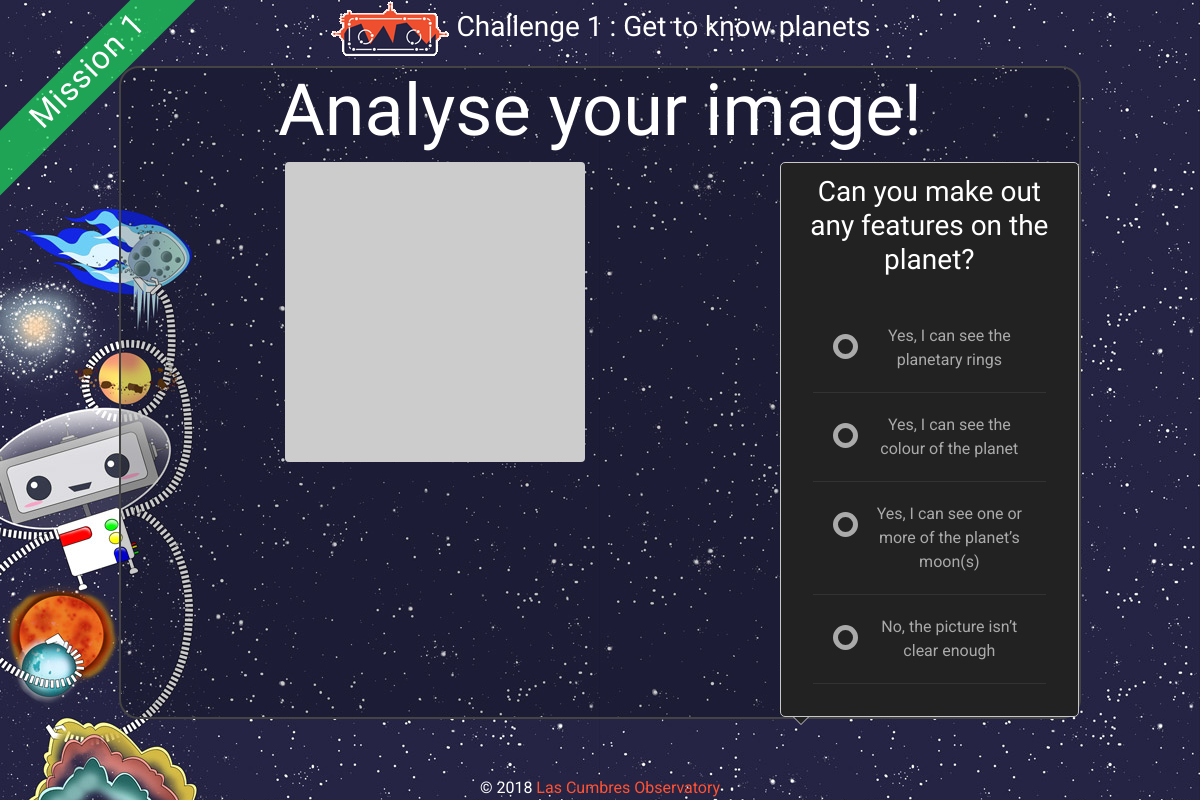
Page /challenge/1/analyse/ (signed in) on the committed database.
### explorer/models.py (models this page shows, shortened)
class Challenge(models.Model):
    number = models.IntegerField(help_text=_("Which number in the mission is this challenge?"))
    name = models.CharField(max_length=200)
    mission = models.ForeignKey(Mission)
    description = models.TextField(help_text=_("Start page info"))
    action = models.CharField(max_length=200, help_text=_("What the user should do on Observe page"))
    category = models.CharField(max_length=30, help_text=_("What type of object is this?"), blank=True, null=True)
    avm_code = models.CharField(max_length=10, blank=True, null=True)
    active = models.BooleanField(default=True)
    sticker_total = models.IntegerField(default=1, blank=True, null=True)
    is_last = models.BooleanField(default=False)

class Mission(models.Model):
    number = models.IntegerField()
    name = models.CharField(max_length=200)
    patch = models.ImageField(upload_to='patches')
    sticker_total = models.IntegerField(default=0)

### status/models.py (models this page shows)
class Question(models.Model):
    text = models.TextField()
    challenge = models.ForeignKey(Challenge)
    class Meta:
        verbose_name_plural = 'questions'

class Answer(models.Model):
    text = models.TextField()
    question = models.ForeignKey(Question)

### explorer/views.py (the view, shortened to what this page needs)
# urls.py: url(r'^challenge/(?P<pk>[0-9]+)/analyse/$', AnalyseView.as_view(), name="analyse"),
class AnalyseView(LoginRequiredMixin, DetailView):
    model = Challenge
    template_name = "explorer/challenge-analyser.html"
    form_class = AnalyseForm
    def get_context_data(self, **kwargs):
        frameid = self.request.GET.get('frameid', None)
        context = super(AnalyseView, self).get_context_data(**kwargs)
        try:
            context['questions'] = Question.objects.filter(challenge=self.get_object())
            progress = Progress.objects.get(challenge=self.get_object(), user=self.request.user)
            if frameid and progress.status != 'Analyse':
                progress.analyse()
                progress.frameids = frameid
                progress.save()
            context['progress'] = progress
        except ObjectDoesNotExist:
            raise Http404
        return context

### serol/auth_backend.py (called while the page is built)
    def get_user(self, user_id):
        try:
            return User.objects.get(pk=user_id)
        except User.DoesNotExist:
            return None

### explorer/templates/explorer/challenge-analyser.html (shortened to what this page needs)
{% extends 'explorer/challenge-base.html' %}
{% load static i18n %}
{% block wrapper-class%}challenge mission-{{object.mission.number}}-sidebar{%endblock%}
{% block main-body %}
<div class="centre-container">
  <h1>{% trans "Analyse your image!" %}</h1>
  <div class="row">
    <div class="col-lg-8">
      <img src="http://placehold.it/300x300" alt="{{object.name}}" class="img-fluid rounded" id="img-holder">
    </div>
    <div class="col-lg-4">
      <div class="speech-bubble">
        <div class="arrow bottom right"></div>
      {% for question in questions %}
      <div class="question-wrapper" id="question-{{ forloop.counter0 }}" style="display:none;">
      <h3>{{question.text}}</strong></h3>
        <div class="question-container">
            <ul>
            {% for answer in question.answer_set.all %}
            <li>
               <label for="answer-{{answer.pk}}">{{answer.text}}</label>
               <div class="check"></div>
           </li>
           {% endfor %}
           </ul>
       </div>
     </div>
   {% endfor %}
    </div>
    </div>
  </div>
</div>
{% endblock %}

### explorer/templates/explorer/challenge-base.html (shortened to what this page needs)
{% extends 'explorer/base.html' %}
{% load static i18n %}
{% block main-content %}
<div class="container">
{% block main-header %}
<h3><a href="{% url 'home' %}"><img src="{% static 'explorer/images/serol_logo_sm.png'%}" /></a> Challenge {{object.number}} : {{object.name}}</h3>
{% endblock %}
{% block main-body %}
{% endblock %}
</div>
{% endblock %}
{% block ribbon %}
<div class="corner-ribbon sticky shadow mission-{{object.mission.number}}-colour"><h2>{% trans "Mission" %} {{object.mission.number}}</h2></div>
{% endblock %}

### explorer/static/explorer/css/layout.css (style rules this page uses)
@media (min-width: 1px) { .container { width: 992px; } }
a, a:focus, a:hover { color: #ff5233; }
html, body { height: 100%; }
body { text-align: center; font-family: 'Roboto', sans-serif; background: url('../images/serol_bg_sm.jpg') repeat fixed #2b3e50; color: #fff; }
.centre-container { border: 2px solid #444; border-radius: 20px; background: rgba(0,0,0,0.2); }
h1, h2, h3, h4, h5, h6, .target-name { font-family: 'Oswald', sans-serif; font-weight: 300; color: #fff; }
h1 { font-size:4.5rem; }
.mission-1-colour, .mission-1-sidebar .page-header { background-color:rgba(29, 220, 93, 0.7); }
.speech-bubble { background-color: #222; border: 1px solid #c8c8c8; border-radius: 5px; text-align: center; padding: 1vw; color:#555; }
.speech-bubble .arrow { border-style: solid; position: absolute; }
.bottom { border-color: #c8c8c8 transparent transparent transparent; border-width: 8px 8px 0px 8px; bottom: -8px; }
.bottom:after { border-color: #222 transparent transparent transparent; border-style: solid; border-width: 7px 7px 0px 7px; bottom: 1px; content: ""; position: absolute; left: -7px; }
.question-container { display: block; position: relative; height: auto; padding: 20px; }
.question-container ul { list-style: none; margin: 0; padding: 0; overflow: auto; }
.question-container ul li { color: #AAAAAA; display: block; position: relative; float: left; width: 100%; border-bottom: 1px solid #333; }
.question-container ul li label { display: block; position: relative; padding: 10px 20px 10px 60px; margin: 10px auto; height: 100%; z-index: 9; cursor: pointer; -webkit-transition: all 0.25s linear; }
.question-container ul li .check { display: block; position: absolute; border: 5px solid #AAAAAA; border-radius: 100%; height: 25px; width: 25px; top: 30px; left: 20px; z-index: 5; transition: border .25s linear; -webkit-transition: border .25s linear; }
.question-container ul li .check::before { display: block; position: absolute; content: ''; border-radius: 100%; height: 15px; width: 15px; top: 0px; left: 0px; margin: auto; transition: background 0.25s linear; -webkit-transition: background 0.25s linear; }
.corner-ribbon { width: 300px; position: absolute; top: 50px; left: -60px; text-align: center; line-height: 50px; letter-spacing: 1px; color: #f0f0f0; transform: rotate(-45deg); -webkit-transform: rotate(-45deg); }

### rows in the picture
Challenge: number "1", name "Get to know planets", mission.number "1"
Question: text "Can you make out any features on the planet?"
Answer: text "Yes, I can see the planetary rings"
Answer: text "Yes, I can see the colour of the planet"
Answer: text "Yes, I can see one or more of the planet’s moon(s)"
Answer: text "No, the picture isn’t clear enough"
